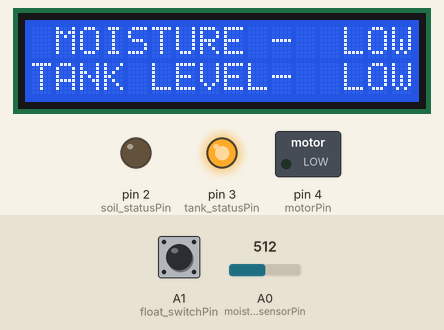
Bench run of a sketch on a simulated Arduino Uno, built with avr-gcc and run on an emulated ATmega328P. On the bench: 16×2 character LCD, switched loads named in the sketch (green lamp = pin HIGH), output pins drawn as LEDs (lit = HIGH). The test bench sets the inputs (shaded band); at power-on: A1 (float_switchPin) LOW, A0 (moisture_sensorPin) = 512.

Above: at 3.2 s.
3.3 s: A1 (float_switchPin) pulled HIGH for 1 s
At 5.7 s:
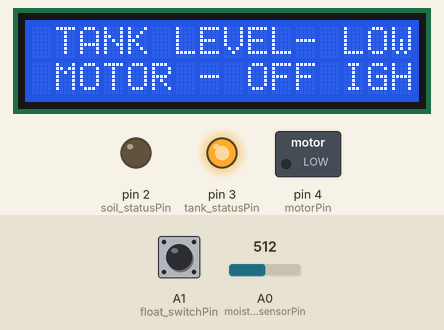
7.3 s: A0 (moisture_sensorPin) set to 900
At 8.4 s:
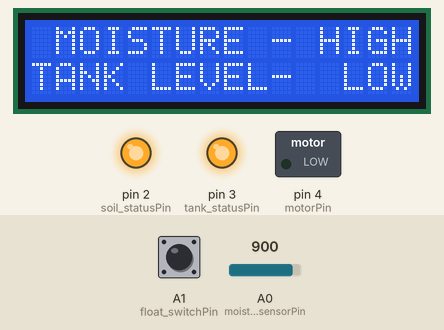
9.3 s: A1 (float_switchPin) pulled HIGH for 3.2 s
At 10.9 s:
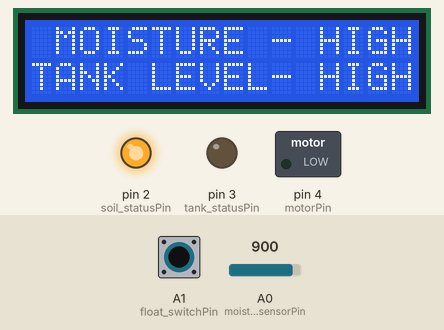
14.4 s: A0 (moisture_sensorPin) set to 716
At 15.8 s:
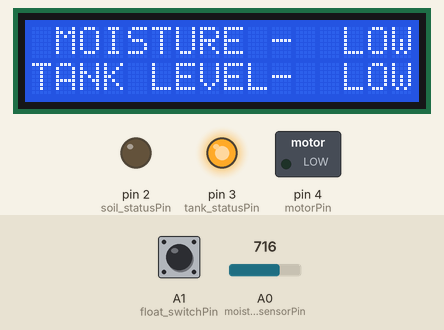
16.1 s: A0 (moisture_sensorPin) set to 1023
At 17.4 s:
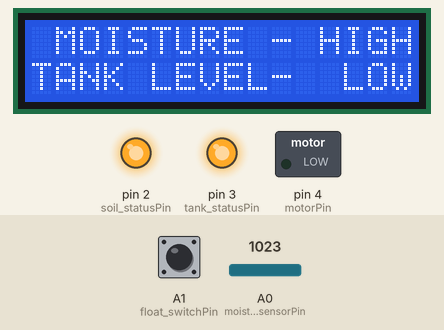
Timing chart, 0 to 18.8 s (numbered marks = the images above; inputs shaded):
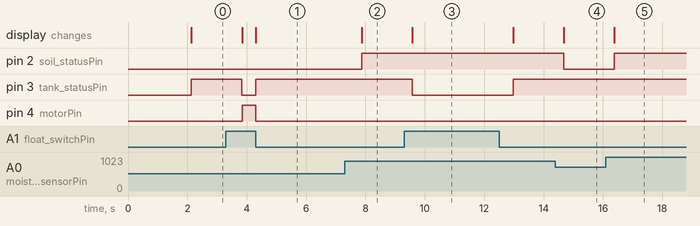

Measured:
- after the input at 3.3 s, pin 3 (tank_statusPin): HIGH → LOW after 0.54 s, → HIGH 0.47 s later; pin 4 (motorPin): LOW → HIGH after 0.54 s, → LOW 0.47 s later; the display: first changes after 0.55 s (image 1 shows a later state)
- after the input at 7.3 s, pin 2 (soil_statusPin): LOW → HIGH after 0.57 s; the display: changes after 0.57 s (image 2)
- after the input at 9.3 s, pin 3 (tank_statusPin): HIGH → LOW after 0.27 s, → HIGH 3.4 s later; the display: changes after 0.27 s (image 3)
- after the input at 14.4 s, pin 2 (soil_statusPin): HIGH → LOW after 0.28 s; the display: changes after 0.28 s (image 4)
- after the input at 16.1 s, pin 2 (soil_statusPin): LOW → HIGH after 0.28 s; the display: changes after 0.28 s (image 5)

The sketch:

arduino-plant-watering.ino
```cpp
#include<LiquidCrystal.h>


 #define moisture_sensorPin A0
 #define float_switchPin A1
 #define motorPin 4
 #define soil_statusPin 2
 #define tank_statusPin 3

 LiquidCrystal lcd(13,12,11,10,9,8);

 const int avg_moisture = 800;


void setup()
{
 Serial.begin(9600);
 lcd.begin(16,2);
 lcd.clear();
 lcd.setCursor(0,0);
 lcd.print(" AUTOMATIC ");
 lcd.setCursor(0,1);
 lcd.print(" IRRIGATION S/M ");
 delay(2000);


 pinMode(moisture_sensorPin,INPUT);
 pinMode(float_switchPin,INPUT);
 pinMode(motorPin,OUTPUT);
 pinMode(soil_statusPin,OUTPUT);
 pinMode(tank_statusPin,OUTPUT);

 digitalWrite(motorPin,LOW);
 digitalWrite(soil_statusPin,LOW);
 digitalWrite(tank_statusPin,LOW);


}

void loop()
{

lcd.begin(16,2);


 lcd.setCursor(0,0);
 lcd.print(" MOISTURE - ");

 if(analogRead(moisture_sensorPin) > avg_moisture){
 lcd.print("HIGH");
 digitalWrite(soil_statusPin,HIGH);}

 if(analogRead(moisture_sensorPin) < avg_moisture){
 lcd.print(" LOW");
 digitalWrite(soil_statusPin,LOW);}


 lcd.setCursor(0,1);
 lcd.print("TANK LEVEL- ");

 if( digitalRead(float_switchPin) == HIGH){
 lcd.print("HIGH");
 digitalWrite(tank_statusPin,LOW);}

 if( digitalRead(float_switchPin) == LOW){
 lcd.print(" LOW");
 digitalWrite(tank_statusPin,HIGH);}


 digitalWrite(motorPin,LOW);


 if(analogRead(moisture_sensorPin) < avg_moisture && digitalRead(float_switchPin) == HIGH)
 {

 while(analogRead(moisture_sensorPin) < avg_moisture && digitalRead(float_switchPin) == HIGH)
 {
 lcd.setCursor(0,0);
 lcd.print(" MOISTURE - LOW");
 lcd.setCursor(0,1);
 lcd.print(" MOTOR IS ON ");
 digitalWrite(soil_statusPin,LOW);
 digitalWrite(tank_statusPin,LOW);
 digitalWrite(motorPin,HIGH);
 }

 if(analogRead(moisture_sensorPin) > avg_moisture){
 lcd.setCursor(0,0);
 lcd.print(" MOISTURE - HIGH");
 lcd.setCursor(0,1);
 lcd.print(" MOTOR - OFF ");
 digitalWrite(soil_statusPin,HIGH);
 digitalWrite(motorPin,LOW);
 delay(3000);}

 if(digitalRead(float_switchPin) == LOW){
 lcd.setCursor(0,0);
 lcd.print(" TANK LEVEL- LOW");
 lcd.setCursor(0,1);
 lcd.print(" MOTOR - OFF ");
 digitalWrite(tank_statusPin,HIGH);
 digitalWrite(motorPin,LOW);
 delay(3000);}

}
 delay(500);
}
```
